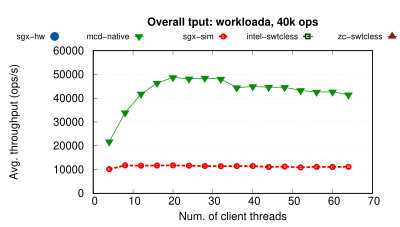

Recreate this plot in gnuplot.
set term postscript color eps enhanced 22
set encoding utf8
load "styles.inc"
set output "read_tput.eps"
set size 0.8,0.65
f(x)=1000000

NANO=0.000000001

set ytics nomirror
set grid y

set xtics font ",16"
set ytics font ",16"
set ylabel "Avg. throughput (ops/s)" font ",16" offset 0,0

#set logscale y 10
#set ytics ("10^{-6}" 0.0000010,"10^{-5}" 0.00001,"10^{-4}" 0.0001,"10^{-3}" 0.001,"10^{-2}" 0.01,"10^{-1}" 0.1,"10^{0}" 1,"10^{1}" 10)
set xlabel "Num. of client threads" font ",16"
#set xtics("4" 4000,"8" 8000, "12" 12000, "16" 16000, "20" 20000, "24" 24000, "28" 28000, "32" 32000, "36" 36000, "40" 40000, "44" 44000, "48" 48000, "52" 52000)
# set xtics("100" 100000,"200" 200000, "300" 300000, "400" 400000, "500" 500000, "600" 600000)

set xtics offset 0,0.5,0
set xlabel offset 0,1,0

#------------------------------------------Plots-------------------------------------------------
set title "Overall tput: workloada, 40k ops" font "Helvetica-bold,16" offset 0,0.65

#set yrange [0:10]
set datafile separator ","
set key maxrows 1 samplen 1 width -1 invert center at graph 0.35,1.1 font ",12"
#set key vertical samplen 1.1 width 1 spacing -2 invert reverse Left outside maxrows 1  width -3 center at graph 0.62,1.11
set yrange [0:60000]
plot\
	f(x) w lp ls 2003 title "sgx-hw",\
	f(x) w lp ls 2005 title "mcd-native",\
	f(x) w lp ls 2006 title "sgx-sim",\
	f(x) w lp ls 2004 title "intel-swtcless",\
	f(x) w lp ls 2002 title "zc-swtcless",\
	'data/workloada/hw_no_switchless.csv' using 5:4 notitle 'sgx-hw' with lines ls 2003,\
	'' every 1 using 5:4  notitle '' with points ls 2003, \
  	'data/workloada/mcd_native.csv' using 5:4 notitle 'mcd-native' with lines ls 2005, \
	'' every 1 using 5:4  notitle '' with points ls 2005, \
	'data/workloada/mcd_sgx_sim.csv' using 5:4 notitle 'sgx-sim' with lines ls 2006, \
	'' every 1 using 5:4 notitle '' with points ls 2006, \
	'data/workloada/hw_intel_switchless.csv' using 5:4 notitle 'intel-swtcless' with lines ls 2004, \
	'' every 1 using 5:4 notitle '' with points ls 2004	



!epstopdf "read_tput.eps"
!rm "read_tput.eps"
quit
